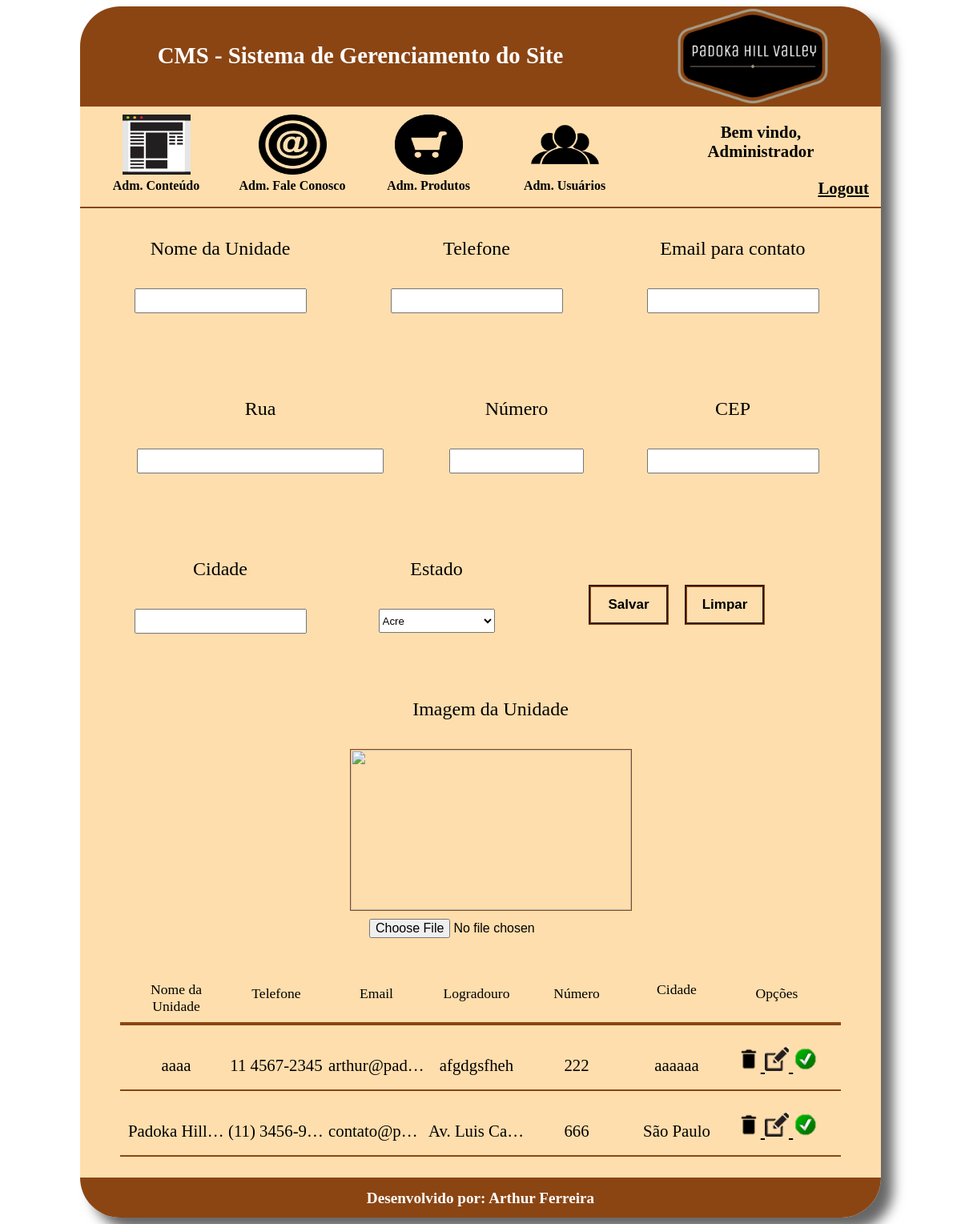
The page /PADOKA/cms/lojas.php (signed in) on the database its author committed.
### tables this page shows
CREATE TABLE `tbl_loja` (
  `id` int(11) NOT NULL AUTO_INCREMENT,
  `nome` varchar(70) NOT NULL,
  `telefone` varchar(14) NOT NULL,
  `email` varchar(50) NOT NULL,
  `logradouro` varchar(255) NOT NULL,
  `numero` int(11) NOT NULL,
  `cep` varchar(9) NOT NULL,
  `cidade` varchar(70) NOT NULL,
  `foto` varchar(255) NOT NULL,
  `idEstado` int(11) NOT NULL,
  `status` tinyint(1) NOT NULL,
  PRIMARY KEY (`id`),
  KEY `idEstado` (`idEstado`),
  CONSTRAINT `tbl_loja_ibfk_1` FOREIGN KEY (`idEstado`) REFERENCES `tbl_estado` (`id`)
);

### PADOKA/cms/lojas.php (the view, shortened to what this page needs)
<?php
$nome= "";
$telefone = "";
$email = "";
$rua = "";
$numero = "";
$cep = "";
$cidade = "";
$idEstado = "";
$foto ="";
$botao = "Salvar";
?>
<!DOCTYPE html>
<html>
    <head>
        <link rel="stylesheet" type="text/css" href="css/styleLojas.css">
        <link rel="stylesheet" type="text/css" href="css/styleMenu.css">
    </head>
    <body>
        <div id="main">
            <header>
                <?php require_once 'menu.php'; ?>
            </header>
            <div id="content">
                <form name="frmCadastro" method="post" action="lojas.php?btnSalvar=<?php echo($botao);?>" id="frmCadastro">
                    <section class="linhas_campos">
                        <div class="campos">
                            <div class="subtitulo">
                                Nome da Unidade
                            </div>
                            <input type="text" name="txtNome" value="<?php echo($nome);?>" maxlength="70" required>
                        </div>
                        <div class="campos">
                            <div class="subtitulo">
                                Telefone
                            </div>
                            <input type="tel" name="txtTelefone" id="telefone" value="<?php echo($telefone);?>" maxlength="14" onkeypress="formatPhone(this, id); return validar(event, 'caracter', 'telefone')" required>
                        </div>
                        <div class="campos">
                            <div class="subtitulo">
                                Email para contato
                            </div>
                            <input type="email" name="txtEmail" value="<?php echo($email);?>" maxlength="50" required>
                        </div>
                    </section>
                    <section class="linhas_campos">
                        <div class="campos" id="logradouro">
                            <div class="subtitulo">
                                Rua
                            </div>
                            <input type="text" name="txtLogradouro" id="txtLogradouro" value="<?php echo($rua);?>" onkeypress="return validar(event, 'number', 'txtLogradouro')" maxlength="255" required>
                        </div>
                        <div class="campos" id="numero">
                            <div class="subtitulo">
                                Número
                            </div>
                            <input type="number" name="txtNumero" id="txtNumero" value="<?php echo($numero);?>" maxlength="11" required onkeypress="return validar(event, 'caracter', 'txtNumero')">
                        </div>
                        <div class="campos">
                            <div class="subtitulo">
                                CEP
                            </div>
                            <input type="email" name="txtCep" id="txtCep" value="<?php echo($cep);?>" maxlength="9" required onkeypress="formatCep(this, id); return validar(event, 'caracter', 'txtCep')">
                        </div>
                    </section>
                    <section class="linhas_campos">
                        <div class="campos">
                            <div class="subtitulo">
                                Cidade
                            </div>
                            <input type="text" name="txtCidade" value="<?php echo($cidade);?>" maxlength="70" required>
                        </div>
                        <div class="campos" id="numero">
                            <div class="subtitulo">
                                Estado
                            </div>
                            <select name="txtEstado">
                                <?php
                                    $sql = "SELECT * FROM tbl_estado";
                                    $result = mysql_query($sql);
                                    while($estados = mysql_fetch_array($result)){
                                        if($estados['id'] == $idEstado && $modo == 'consultar'){
                                            $selected = "selected";
                                        } else {
                                            $selected = "";
                                        }
                                ?>
                                    <option <?php echo($selected);?> value="<?php echo($estados['id']);?>"><?php echo($estados['nome']);?></option>
                                <?php } ?>
                            </select>
                        </div>
                        <div id="botao">
                                <input type="button" id="btnSalvar" value="<?php echo($botao);?>" name="btnSalvar" class="botao_style">
                                <input type="reset" id="btnLimpar" value="Limpar" name="btnLimparr" class="botao_style">
                        </div>
                    </section>
                </form>
                <section class="linha_foto">
                    <form name="frmFoto" method="post" action="upload_fotos.php?txt=txtFoto" enctype="multipart/form-data" id="frmFoto">
                        <div id="lugar_foto">
                            <div class="subtitulo">
                                Imagem da Unidade
                            </div>
                            <div id="foto"><img src="<?php echo($foto);?>"></div>
                            <input type="file" name="fleFoto" id="fotos">
                        </div>
                    </form>
                </section>
                <div id="tabela">
                         <div id="linha_titulos">
                             <div id="titulos_tabela">
                                 <div class="titulos" style="padding-top:5px; height:45px;">
                                     Nome da Unidade
                                 </div>
                                 <div class="titulos">
                                     Telefone
                                 </div>
                                 <div class="titulos">
                                     Email
                                 </div>
                                 <div class="titulos">
                                     Logradouro
                                 </div>
                                 <div class="titulos">
                                     Número
                                 </div>
                                 <div class="titulos" style="padding-top:5px; height:45px;">
                                     Cidade
                                 </div>
                                 <div class="titulos">
                                     Opções
                                 </div>
                             </div>
                             <div id="registros">
                                <?php
                                    $sql = "SELECT * FROM tbl_loja";
                                    $result = mysql_query($sql);
                                    while($registros = mysql_fetch_array($result)){
                                        if($registros['status'] == 1){
                                            $imgStatus = "status1.png";
                                        } else {
                                            $imgStatus = "status0.png";
                                        }
                                 ?>
                                <div class="registros_tabela">
                                    <div class="registros">
                                        <?php echo($registros['nome']); ?>
                                    </div>
                                    <div class="registros" title="">
                                        <?php echo($registros['telefone']); ?>
                                    </div>
                                    <div class="registros" title="">
                                        <?php echo($registros['email']); ?>
                                    </div>
                                    <div class="registros">
                                        <?php echo($registros['logradouro']); ?>
                                    </div>
                                    <div class="registros" title="">
                                        <?php echo($registros['numero']); ?>
                                    </div>
                                    <div class="registros" title="">
                                        <?php echo($registros['cidade']); ?>
                                    </div>
                                    <div class="registros">
                                        <a href="lojas.php?modo=excluir&id=<?php echo($registros['id']); ?>">
                                            <img src="imagens/delete.png" class="img_opcoes">
                                        </a>
                                        <a href="lojas.php?modo=consultar&id=<?php echo($registros['id']); ?>">
                                            <img src="imagens/edit.png" class="img_opcoes">
                                        </a>
                                        <a href="lojas.php?modo=status&id=<?php echo($registros['id']);?>&status=<?php echo($registros['status']);?>">
                                            <img src="imagens/<?php echo($imgStatus);?>" class="img_opcoes">
                                        </a>
                                    </div>
                                </div>
                                 <?php } ?>
                            </div>
                         </div>
                     </div>
            </div>
            <footer>
                Desenvolvido por: Arthur Ferreira
            </footer>
        </div>
    </body>
</html>

### PADOKA/cms/css/styleLojas.css (style rules this page uses)
#main { width: 1000px; height: auto; margin-left: auto; margin-right: auto; border-radius: 50px; box-shadow: 15px 15px 15px rgba(0, 0, 0, .6); }
header { width: 1000px; height: 250px; color: #FFFFFF; font-weight: 700; background-color: #8B4513; border-top-left-radius: 50px; border-top-right-radius: 50px; }
#content { width: 1000px; height: auto; text-align: center; margin-top: 2px; background-color: #FFDEAD; }
.linhas_campos { width: 975px; height: 200px; padding-left: 25px; }
.campos { width: 300px; height: 150px; float: left; margin-top: 25px; margin-right: 20px; }
.subtitulo { width: auto; height: 50px; font-size: 1.5em; text-align: center; line-height: 50px; vertical-align: middle; margin-bottom: 25px; margin-right: auto; margin-left: auto; }
#logradouro { width: 400px; }
#txtLogradouro { width: 300px; }
#numero { width: 200px; }
#txtNumero { width: 160px; }
select { height: 30px; }
input { height: 25px; font-size: 1em; }
#botao { width: 260px; height: 50px; padding: 0px; margin-left: 50px; margin-top: 70px; text-align: center; float: left; text-align: center; }
.botao_style { width: 100px; height: 50px; background-color: rgba(0, 0, 0, .0); border: groove 3px #8B4513; font-size: 17px; font-weight: 900; float: left; margin-left: 20px; }
.linha_foto { width: 975px; height: 350px; padding-left: 25px; }
#lugar_foto { width: 370px; height: 320px; margin-left: auto; margin-right: auto; }
#foto { width: 350px; height: 200px; margin-left: auto; margin-right: auto; margin-top: 10px; margin-bottom: 10px; border: solid 1px #8B4513; }
#foto img { width: 350px; height: 200px; }
#tabela { width: 900px; height: 260px; margin-left: auto; margin-right: auto; }
#linha_titulos { width: 900px; height: 70px; margin-left: auto; margin-right: auto; }
#titulos_tabela { width: 880px; height: 46px; padding: 10px; border-bottom: solid 4px #8B4513; }
.titulos { width: 120px; height: 40px; font-size: 1.1em; text-align: center; padding-top: 10px; margin-right: 5px; float: left; }
#registros { width: 900px; height: 180px; margin-left: auto; margin-right: auto; overflow-y: auto; overflow-x: hidden; }
.registros_tabela { width: 905px; height: 60px; padding: 10px; border-bottom: solid 2px #8B4513; }
.registros { width: 120px; height: 50px; font-size: 1.3em; text-align: center; padding-top: 15px; overflow: hidden; margin-right: 5px; float: left; vertical-align: middle; line-height: 50px; white-space: nowrap; text-overflow: ellipsis; }
.img_opcoes { width: 30px; height: 30px; }
footer { width: 1000px; height: 35px; text-align: center; padding-top: 15px; font-size: 1.2em; color: #FFFFFF; font-weight: 700; background-color: #8B4513; border-bottom-left-radius: 50px; border-bottom-right-radius: 50px; }
a:link { color: #000000; }

### rows shown on the page
tbl_loja: nome "aaaa", telefone "11 4567-2345", email "arthur@pad…", logradouro "afgdgsfheh", numero "222", cidade "aaaaaa"
tbl_loja: nome "Padoka Hill…", telefone "(11) 3456-9…", email "contato@p…", logradouro "Av. Luis Ca…", numero "666", cidade "São Paulo"

### other values the page prints
$_SESSION['nome'] "Administrador"
form field txtEstado "Acre"
